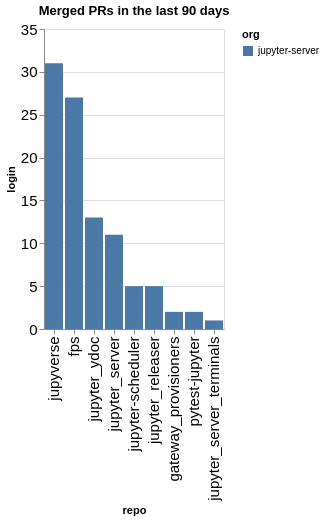

Notebook code for this chart:
### Code cell
prs_by_repo = merged.groupby(['org', 'repo']).count()['login'].reset_index().sort_values(['org', 'login'], ascending=False)
alt.Chart(data=prs_by_repo, title=f"Merged PRs in the last {n_days} days").mark_bar().encode(
    x=alt.X('repo', sort=prs_by_repo['repo'].values.tolist()),
    y='login',
    color='org'
)

### Figure 1 — Vega-Lite specification as saved in the notebook (floating-point values rounded to 4 significant figures)
{"config": {"axisLeft": {"labelFontSize": 15}, "axisBottom": {"labelFontSize": 15}}, "data": {"name": "data-fec71af18c3e9d24d7e17f3629348c01"}, "mark": {"type": "bar"}, "encoding": {"color": {"field": "org", "type": "nominal"}, "x": {"field": "repo", "sort": ["jupyverse", "fps", "jupyter_ydoc", "jupyter_server", "jupyter-scheduler", "jupyter_releaser", "gateway_provisioners", "pytest-jupyter", "jupyter_server_terminals"], "type": "nominal"}, "y": {"field": "login", "type": "quantitative"}}, "title": "Merged PRs in the last 90 days", "$schema": "https://vega.github.io/schema/vega-lite/v5.20.1.json", "datasets": {"data-fec71af18c3e9d24d7e17f3629348c01": [{"org": "jupyter-server", "repo": "jupyverse", "login": 31}, {"org": "jupyter-server", "repo": "fps", "login": 27}, {"org": "jupyter-server", "repo": "jupyter_ydoc", "login": 13}, {"org": "jupyter-server", "repo": "jupyter_server", "login": 11}, {"org": "jupyter-server", "repo": "jupyter-scheduler", "login": 5}, {"org": "jupyter-server", "repo": "jupyter_releaser", "login": 5}, {"org": "jupyter-server", "repo": "gateway_provisioners", "login": 2}, {"org": "jupyter-server", "repo": "pytest-jupyter", "login": 2}, {"org": "jupyter-server", "repo": "jupyter_server_terminals", "login": 1}]}}
